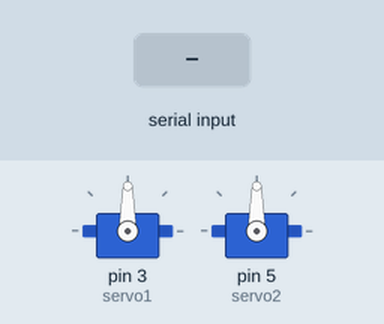
The sketch below on a simulated Arduino Uno, built with avr-gcc and run on an emulated ATmega328P. Shown: 2 × servo. The test bench sets the inputs (shaded band).

Above: at 1.2 s.
1.3 s: "30,150\n" received over Serial
At 1.9 s:
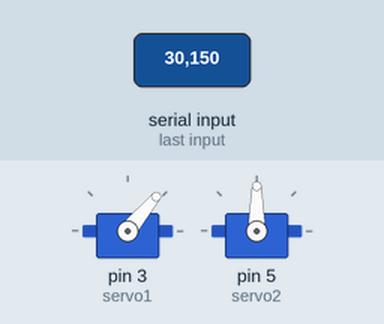
2.8 s: "200\n" received over Serial
At 4.2 s:
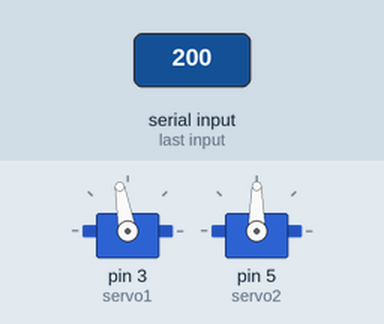
Timing chart, 0 to 5.8 s (numbered marks = the images above; inputs shaded):
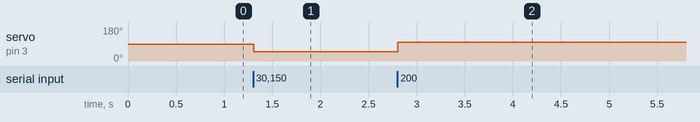

The sketch:

AppMultitaskr.ino
```cpp
#include <SoftwareSerial.h>
#include <Servo.h>
Servo servo1;
Servo servo2;
int accelero;
int bluetoothTx =1; //Tx to 10pin
int bluetoothRx = 0; //Rx to 11pin

SoftwareSerial bluetooth (bluetoothTx, bluetoothRx);

void setup() {
  // put your setup code here, to run once:
  Serial.begin(9600);
  Serial.setTimeout(5);
  servo1.attach(3);
  servo2.attach(5);
}

void loop() {
  // put your main code here, to run repeatedly:
  if (Serial.available()>0){
    accelero = Serial.parseInt();
    if (accelero >100 && accelero <280){
      digitalWrite(10, LOW);
      delay(1);
      accelero = map(accelero, 100, 280, 0,180);
      servo1.write(accelero);
    }
    if (accelero >300 && accelero <480){
      digitalWrite(9,LOW);
      delay(1);
      accelero = map(accelero, 300, 480, 0,360);
      servo2.write(accelero);
    }
  }
}
```

Measured:
- after the input at 1.3 s, servo on pin 3 (servo1): 90° → 50° at once
- after the input at 2.8 s, servo on pin 3 (servo1): 50° → 100° at once
